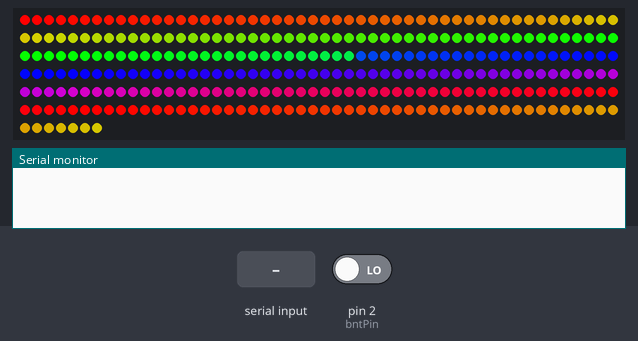
The sketch below on a simulated Arduino Uno, built with avr-gcc and run on an emulated ATmega328P. Shown: 307 RGB LEDs in strip order, left to right, continuing on the next row, the last lines printed to the serial monitor. The test bench sets the inputs (shaded band); at power-on: pin 2 (bntPin) LOW. Dim RGB values are drawn brighter than linear.

Above: at 1.2 s.
1.3 s: "E90\n" received over the second serial link
At 1.42 s:
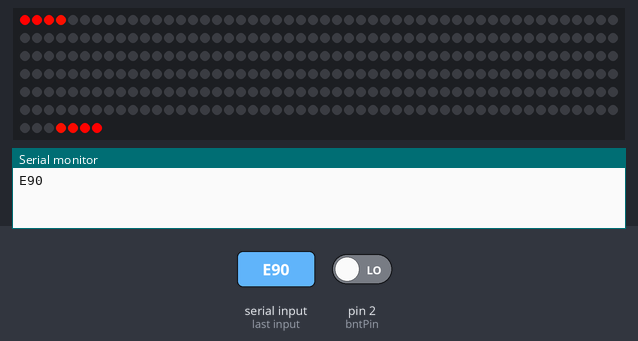
3.4 s: "E,45\n" received over the second serial link
5.0 s: pin 2 (bntPin) driven HIGH
6.6 s: "E\n" received over the second serial link
At 7.2 s:
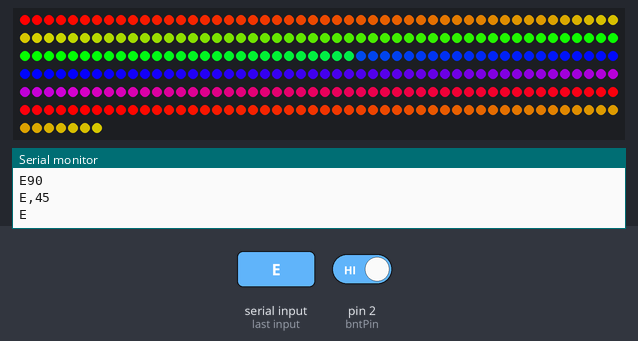
8.1 s: "E90\n" received over the second serial link
At 9.84 s:
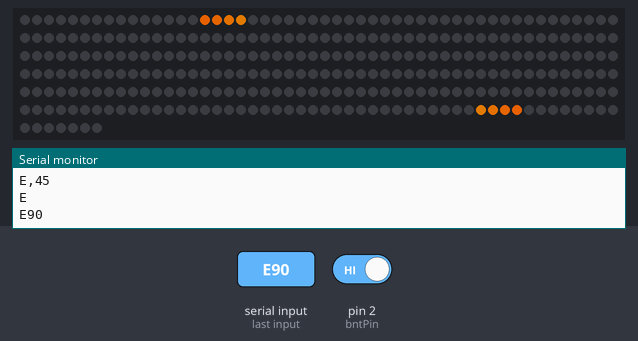

Measured:
- after the input at 1.3 s, the LEDs: change at once (image 1)
- after the input at 6.6 s, the LEDs: change at once (image 2)
- after the input at 8.1 s, the LEDs: first change at once (image 3 shows a later state)

The sketch:

Lauflichtbt.ino
```cpp
#include <Adafruit_NeoPixel.h>
#include <SoftwareSerial.h>

#define anzMuster 4
#define LED_PIN 6
#define LED_COUNT 307
char BT_Char=' ';
char BT_ID=' ';
char BT_ID_temp= ' ';
bool BT_ID_expected=true;
bool BT_newReading=false;
String BT_ValueStr="";
float BT_Value;
int bntPin = 2;
int richtung = 1;
int musterNr = 0;
int vorherigesMuster = 0;
bool altStatus = 0;
int anzLeuchtLeds = 4;
unsigned long zeitLetzteFlanke = millis();
unsigned long lastShow = millis();

int counter = 0;
unsigned long vorherigesMillis = millis();

Adafruit_NeoPixel pixels(LED_COUNT, LED_PIN, NEO_GRB + NEO_KHZ800);
SoftwareSerial btSerial(10, 11); // RX, TX

void setup()
{
    pinMode(bntPin, INPUT);
    Serial.begin(9600);
    btSerial.begin(9600);
    pixels.begin();
    pixels.show();
}

void loop()
{
    musterWechsel();
    tasteAbfrage();
    btAbfrage();
    BT_check();
    showLeds();
    switch (musterNr)
    {
    case 0:
        allesEin();
        break;
    case 1:
        symetrisch(200);
        break;
    case 2:
        lauflicht(200);
        break;
    case 3:
        hinUndHer(200);
        break;
    }
    vorherigesMuster = musterNr;
}
void tasteAbfrage()
{
    bool aktStatus = digitalRead(bntPin);
    bool steigFlanke = aktStatus && !altStatus;
    bool fallFlake = !aktStatus && altStatus;
    altStatus = aktStatus;

    if (steigFlanke && (millis() > zeitLetzteFlanke + 20))
    {
        musterNr = (musterNr + 1) % anzMuster;
    }
    if (steigFlanke || fallFlake)
    {
        zeitLetzteFlanke = millis();
    }
}
void allesEin()
{
    pixels.clear();
    for (int i = 0; i < LED_COUNT; i++)
    {
        pixels.setPixelColor(i, Wheel(i, LED_COUNT));
    }
}
void lauflicht(unsigned long intervall)
{
    if ((vorherigesMillis + intervall) <= millis())
    {
        pixels.clear();
        pixels.setPixelColor(counter, Wheel(counter, LED_COUNT));
        for (int i = counter; i <= counter + anzLeuchtLeds - 1; i++)
        {
            pixels.setPixelColor((i % LED_COUNT), Wheel(i, LED_COUNT));
        }
        vorherigesMillis = millis();
        counter = (counter + 1) % LED_COUNT;
    }
};

void hinUndHer(unsigned long intervall)
{
    if ((vorherigesMillis + intervall) <= millis())
    {
        pixels.clear();
        pixels.setPixelColor(counter, Wheel(counter, LED_COUNT));
        for (int i = counter; i <= counter + anzLeuchtLeds - 1; i++)
        {
            pixels.setPixelColor((i % LED_COUNT), Wheel(i, LED_COUNT));
        }
        counter = (counter + richtung) % LED_COUNT;
        if ((counter == 0) || (counter == LED_COUNT - anzLeuchtLeds))
        {
            richtung = -richtung;
        }
        vorherigesMillis = millis();
    }
}
void symetrisch(unsigned long intervall)
{
    if ((vorherigesMillis + intervall) <= millis())
    {
        pixels.clear();
        pixels.setPixelColor(counter, Wheel(counter, LED_COUNT / 2));
        pixels.setPixelColor(LED_COUNT - 1 - counter, Wheel(counter, LED_COUNT / 2));
        for (int i = counter; i <= counter + anzLeuchtLeds - 1; i++)
        {
            pixels.setPixelColor((i % LED_COUNT), Wheel(i, LED_COUNT / 2));
            pixels.setPixelColor(LED_COUNT - 1 - (i % LED_COUNT), Wheel(i, LED_COUNT / 2));
        }
        vorherigesMillis = millis();
        counter = (counter + richtung) % (LED_COUNT / 2);
        if ((counter == 0) || (counter == (LED_COUNT / 2) - anzLeuchtLeds))
        {
            richtung = -richtung;
        }
    }
}
uint32_t Wheel(int i, int pixles)
{
    byte WheelPos = i * 256 / pixles;
    WheelPos = 255 - WheelPos;
    if (WheelPos < 85)
    {
        return pixels.Color(255 - WheelPos * 3, 0, WheelPos * 3);
    }
    if (WheelPos < 170)
    {
        WheelPos -= 85;
        return pixels.Color(0, WheelPos * 3, 255 - WheelPos * 3);
    }
    WheelPos -= 170;
    return pixels.Color(WheelPos * 3, 255 - WheelPos * 3, 0);
}
void musterWechsel()
{
    if (musterNr != vorherigesMuster)
    {
        counter = 0;
        richtung = 1;
    }
}

void btAbfrage()
{
    musterWechsel();
    if (btSerial.available())
    {
        char zeichen = btSerial.read();
        Serial.print(zeichen);
        if (zeichen == 'E')
        {
            musterNr = (musterNr + 1) % anzMuster;
        }
    }
}
void showLeds()
{
    if ((lastShow + 15) <= millis())
    {
        pixels.show();
        lastShow = millis();
    }
}
void BT_setValue()
{
    switch (BT_ID)
    {
    case 'N':
        Serial.println("test");
        break;
    }
}
void BT_check()
{
    BT_newReading = false;
    if (btSerial.available())
    {
        BT_Char = btSerial.read();
        Serial.write(BT_Char);
        if (BT_ID_expected)
        {
            BT_ID_temp = BT_Char;
            BT_ID_expected = false;
            BT_ValueStr = "";
        }
        else
        {
            if ((BT_Char != ' ') && (BT_Char != '\n'))
                BT_ValueStr += BT_Char;
            if (BT_Char == '\n')
            {
                BT_ID = BT_ID_temp;
                BT_Value = BT_ValueStr.toFloat();
                BT_ValueStr = "";
                BT_ID_expected = true;
                BT_newReading = true;
            }
        }
    }
}
```
